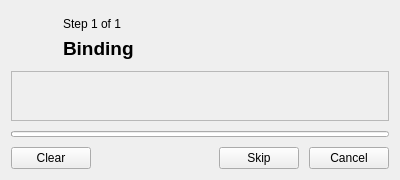
<?xml version="1.0" encoding="UTF-8"?>
<ui version="4.0">
 <class>InputBindingAllDialog</class>
 <widget class="QDialog" name="InputBindingAllDialog">
  <property name="geometry">
   <rect>
    <x>0</x>
    <y>0</y>
    <width>400</width>
    <height>180</height>
   </rect>
  </property>
  <property name="minimumSize">
   <size>
    <width>400</width>
    <height>0</height>
   </size>
  </property>
  <property name="windowTitle">
   <string>Bind All</string>
  </property>
  <layout class="QVBoxLayout" name="verticalLayout">
   <property name="spacing">
    <number>10</number>
   </property>
   <item>
    <layout class="QHBoxLayout" name="headingLayout">
     <property name="spacing">
      <number>12</number>
     </property>
     <item>
      <widget class="QLabel" name="icon">
       <property name="minimumSize">
        <size>
         <width>40</width>
         <height>40</height>
        </size>
       </property>
      </widget>
     </item>
     <item>
      <layout class="QVBoxLayout" name="titleLayout" stretch="0,0">
       <property name="spacing">
        <number>0</number>
       </property>
       <item>
        <widget class="QLabel" name="stepLabel">
         <property name="text">
          <string>Step 1 of 1</string>
         </property>
        </widget>
       </item>
       <item>
        <widget class="QLabel" name="nameLabel">
         <property name="font">
          <font>
           <pointsize>14</pointsize>
           <bold>true</bold>
          </font>
         </property>
         <property name="text">
          <string>Binding</string>
         </property>
        </widget>
       </item>
      </layout>
     </item>
     <item>
      <spacer name="headingSpacer">
       <property name="orientation">
        <enum>Qt::Orientation::Horizontal</enum>
       </property>
       <property name="sizeHint" stdset="0">
        <size>
         <width>0</width>
         <height>0</height>
        </size>
       </property>
      </spacer>
     </item>
    </layout>
   </item>
   <item>
    <widget class="QLabel" name="status">
     <property name="minimumSize">
      <size>
       <width>0</width>
       <height>40</height>
      </size>
     </property>
     <property name="font">
      <font>
       <pointsize>11</pointsize>
      </font>
     </property>
     <property name="frameShape">
      <enum>QFrame::Shape::StyledPanel</enum>
     </property>
     <property name="alignment">
      <set>Qt::AlignmentFlag::AlignCenter</set>
     </property>
    </widget>
   </item>
   <item>
    <widget class="QProgressBar" name="progress">
     <property name="maximumSize">
      <size>
       <width>16777215</width>
       <height>6</height>
      </size>
     </property>
     <property name="textVisible">
      <bool>false</bool>
     </property>
    </widget>
   </item>
   <item>
    <layout class="QHBoxLayout" name="buttonLayout">
     <item>
      <widget class="QPushButton" name="clear">
       <property name="focusPolicy">
        <enum>Qt::FocusPolicy::NoFocus</enum>
       </property>
       <property name="text">
        <string>Clear</string>
       </property>
       <property name="icon">
        <iconset resource="resources/duckstation-qt.qrc">
         <normaloff>:/icons/monochrome/svg/trash-fill.svg</normaloff>:/icons/monochrome/svg/trash-fill.svg</iconset>
       </property>
       <property name="autoDefault">
        <bool>false</bool>
       </property>
      </widget>
     </item>
     <item>
      <spacer name="buttonSpacer">
       <property name="orientation">
        <enum>Qt::Orientation::Horizontal</enum>
       </property>
       <property name="sizeHint" stdset="0">
        <size>
         <width>0</width>
         <height>0</height>
        </size>
       </property>
      </spacer>
     </item>
     <item>
      <widget class="QPushButton" name="skip">
       <property name="focusPolicy">
        <enum>Qt::FocusPolicy::NoFocus</enum>
       </property>
       <property name="text">
        <string>Skip</string>
       </property>
       <property name="icon">
        <iconset resource="resources/duckstation-qt.qrc">
         <normaloff>:/icons/monochrome/svg/debug-step-over-line.svg</normaloff>:/icons/monochrome/svg/debug-step-over-line.svg</iconset>
       </property>
       <property name="autoDefault">
        <bool>false</bool>
       </property>
      </widget>
     </item>
     <item>
      <widget class="QPushButton" name="cancel">
       <property name="focusPolicy">
        <enum>Qt::FocusPolicy::NoFocus</enum>
       </property>
       <property name="text">
        <string>Cancel</string>
       </property>
       <property name="icon">
        <iconset resource="resources/duckstation-qt.qrc">
         <normaloff>:/icons/monochrome/svg/close-line.svg</normaloff>:/icons/monochrome/svg/close-line.svg</iconset>
       </property>
       <property name="autoDefault">
        <bool>false</bool>
       </property>
      </widget>
     </item>
    </layout>
   </item>
  </layout>
 </widget>
 <resources>
  <include location="resources/duckstation-qt.qrc"/>
 </resources>
 <connections/>
</ui>
